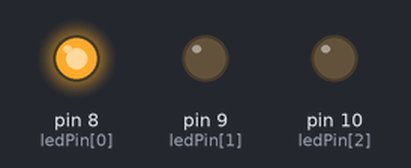
Recording of a sketch running on a simulated Arduino Uno, built with avr-gcc and run on an emulated ATmega328P. Shown: output pins drawn as LEDs (lit = HIGH).

Above: at 0.2 s.
At 2.2 s:
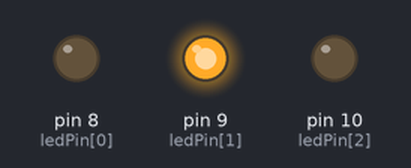
At 4.5 s:
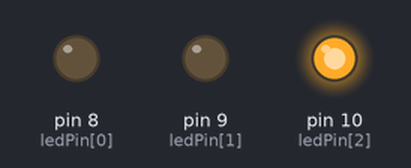
Timing chart, 0 to 6.9 s (numbered marks = the images above):
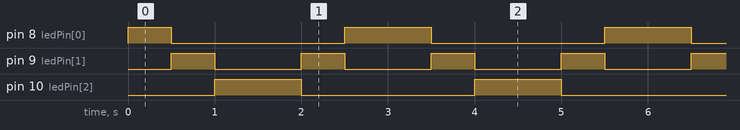

The sketch:

Project-LED-Bolak-Balik.ino
```cpp
// Jumlah LED yang digunakan
const int jumlahLED = 3;

// Array pin LED
int ledPin[jumlahLED] = {8, 9, 10};

void setup() {
  // Set semua pin LED sebagai output
  for (int i = 0; i < jumlahLED; i++) {
    pinMode(ledPin[i], OUTPUT);
  }
}

void loop() {
  // LED berjalan ke kanan
  for (int i = 0; i < jumlahLED; i++) {
    digitalWrite(ledPin[i], HIGH); // Nyalakan LED
    delay(500);                    // Tunggu 500 ms
    digitalWrite(ledPin[i], LOW);  // Matikan LED
  }

  // LED berjalan ke kiri
  for (int i = jumlahLED - 1; i >= 0; i--) {
    digitalWrite(ledPin[i], HIGH); // Nyalakan LED
    delay(500);                    // Tunggu 500 ms
    digitalWrite(ledPin[i], LOW);  // Matikan LED
  }
}
```

Measured:
- by itself, pin 8 (ledPin[0]): repeats every 3.0 s: LOW 2.0 s, HIGH 1.0 s
- by itself, pin 9 (ledPin[1]): alternates HIGH for 0.50 s and LOW for 1.0 s
- by itself, pin 10 (ledPin[2]): alternates HIGH for 1.0 s and LOW for 2.0 s
